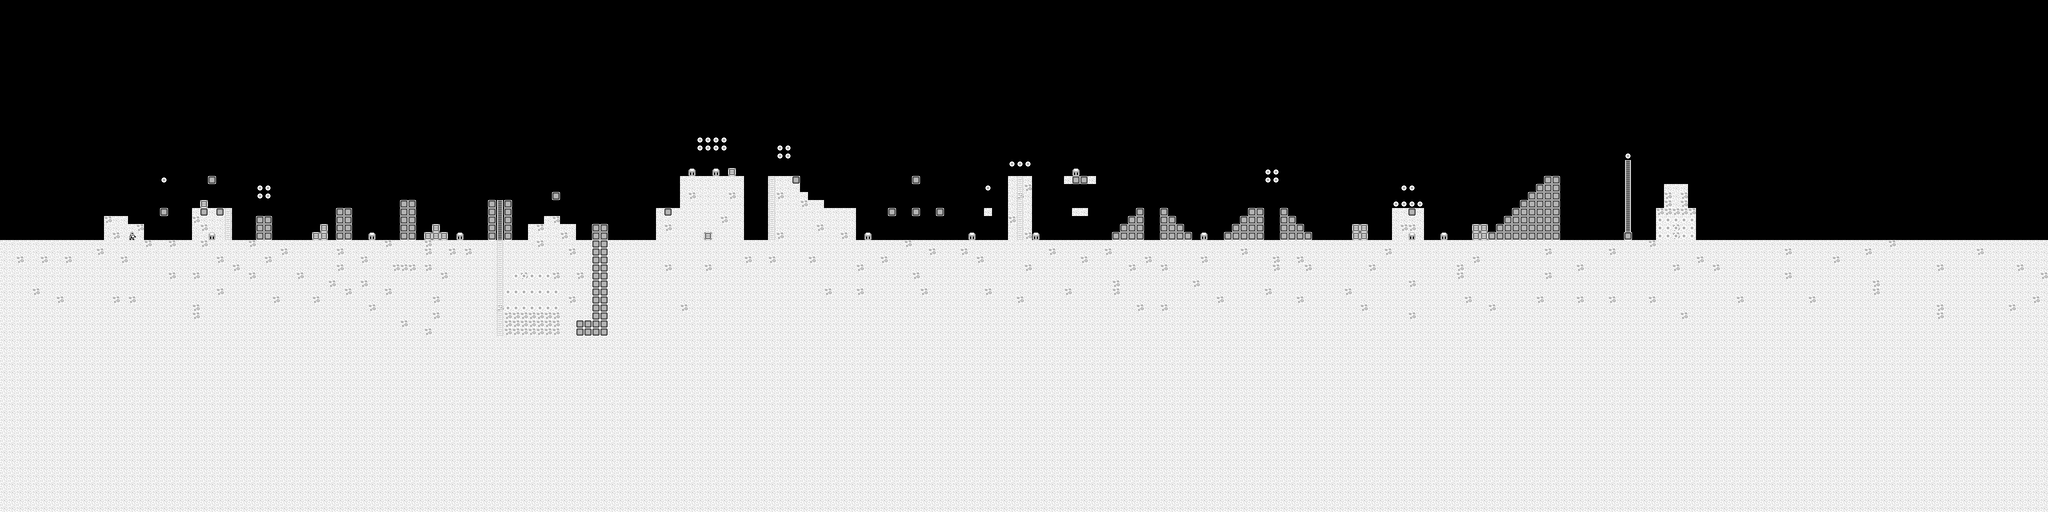

This game map was drawn from its Tiled (.tmx) file and the tilesets committed beside it. A one-line description and the trimmed map source follow:
An orthogonal 256x64 tile map with 16x16 px tiles, 2 tile layers (Tile Layer 2, Tile Layer 1).

<map version="1.10" tiledversion="1.11.0" orientation="orthogonal" renderorder="right-down" width="256" height="64" tilewidth="16" tileheight="16" infinite="0" nextlayerid="3" nextobjectid="1">
 <editorsettings>
  <export target="../gameLevelData.js" format="js" />
 </editorsettings>
 <tileset firstgid="1" source="gameLevelData.tsx" />
 <layer id="2" name="Tile Layer 2" width="256" height="64" tintcolor="#4d7caf">
  <data>[16384 cells, 8081 non-empty, 2 distinct tile ids]</data>
 </layer>
 <layer id="1" name="Tile Layer 1" width="256" height="64">
  <data>[16384 cells, 8736 non-empty, 8 distinct tile ids]</data>
 </layer>
</map>
